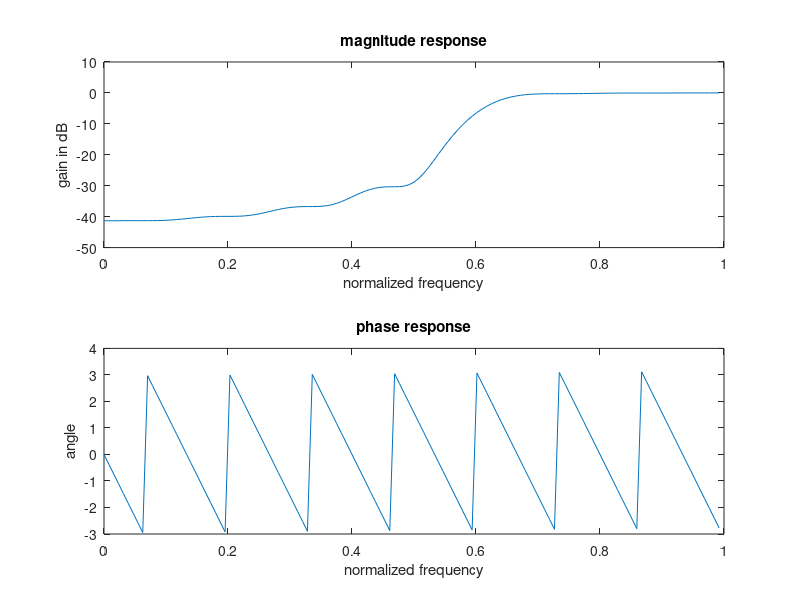

This figure's MATLAB source:
clc;clear all;close all;
n=30
fp=300;fq=200;fs=1000;fn=2*fp/fs;
window=bartlett(n+1)
b=fir1(n,fn,'high',window)
[H W]=freqz(b,1,128)
subplot(2,1,1)
plot(W/pi,10*log(abs(H)))
title('magnitude response')
ylabel('gain in dB')
xlabel('normalized frequency')
subplot(2,1,2)
plot(W/pi,angle(H))
title('phase response')
ylabel('angle')
xlabel('normalized frequency')